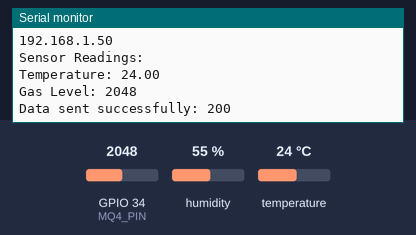
This sketch was run on a simulated ESP32. On the bench: the last lines printed to the serial monitor. Inputs (shaded band) come from the test bench; at power-on: temperature 24 °C, GPIO 34 (MQ4_PIN) = 2048, humidity 55 %. WiFi joins after 1.5 s; servers stay silent unless stated; uploads are accepted with an empty reply.

Above: at 3.7 s.
3.8 s: temperature set to 41 °C
At 7.91 s:
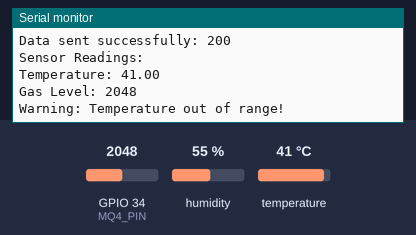
14.4 s: GPIO 34 (MQ4_PIN) set to 4040
At 18.36 s:
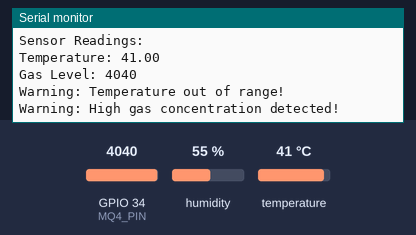
24.9 s: temperature set to 12 °C
At 29.4 s:
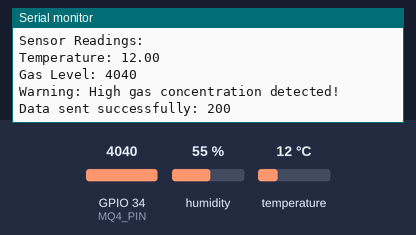
30.7 s: GPIO 34 (MQ4_PIN) set to 4095
At 35.5 s:
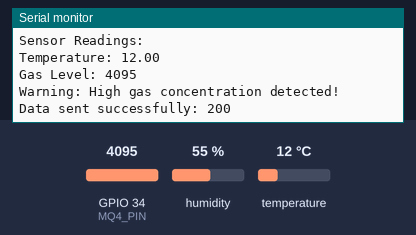
Timing chart, 0 to 37.0 s (numbered marks = the images above; inputs shaded):
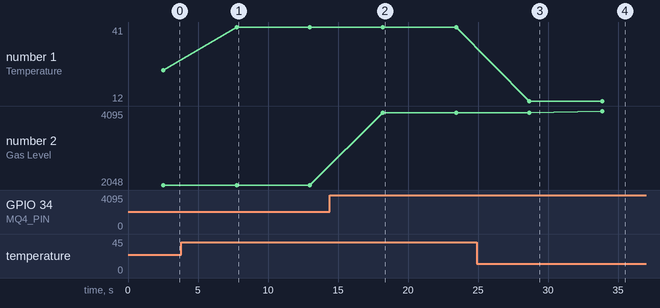

The sketch:

gas_leakage_detection.ino
```cpp
#include <WiFi.h>
#include <HTTPClient.h>
#include <DHT.h>

// Wi-Fi credentials
const char* ssid = "THARUN";
const char* password = "12345678";

// Server endpoint
const char* serverUrl = "http://192.168.120.244:3000/api/sensor";

// Sensor Pins
#define MQ4_PIN 34
#define DHT_PIN 22
#define DHT_TYPE DHT11

// Initialize the DHT sensor
DHT dht(DHT_PIN, DHT_TYPE);

// Variables for sensor data
float temperature = 0.0;
int gasLevel = 0;

void setup() {
  Serial.begin(115200);
  WiFi.disconnect(true);
  delay(1000);

  dht.begin();
  pinMode(MQ4_PIN, INPUT);

  WiFi.begin(ssid, password);
  Serial.println("Connecting to WiFi...");

  while (WiFi.status() != WL_CONNECTED) {
    delay(500);
    Serial.print(".");
  }

  Serial.println("\nWiFi connected!");

  Serial.println(WiFi.localIP());
}

void loop() {
  if (WiFi.status() == WL_CONNECTED) {
    temperature = dht.readTemperature();
    gasLevel = analogRead(MQ4_PIN);

    Serial.println("Sensor Readings:");
    Serial.printf("Temperature: %.2f\n", temperature);
    Serial.printf("Gas Level: %d\n", gasLevel);

    if (temperature < 0 || temperature > 35) {
      Serial.println("Warning: Temperature out of range!");
    }

    if (gasLevel > 4000) {
      Serial.println("Warning: High gas concentration detected!");
    }

    // Send data to server
    HTTPClient http;
    http.begin(serverUrl);
    http.addHeader("Content-Type", "application/json");

    String jsonData = String("{\"temperature\":") + temperature + ",\"gasLevel\":" + gasLevel + "}";
    int httpResponseCode = http.POST(jsonData);

    if (httpResponseCode > 0) {
      Serial.printf("Data sent successfully: %d\n", httpResponseCode);
    } else {
      Serial.printf("Failed to send data: %s\n", http.errorToString(httpResponseCode).c_str());
    }

    http.end();

  } else {
    Serial.println("WiFi not connected. Retrying...");
    WiFi.reconnect();
  }

  delay(5000);
}
```

Measured:
- after the input at 3.8 s, the serial monitor: prints a new line after 4.0 s (image 1)
- after the input at 14.4 s, the serial monitor: prints a new line after 3.8 s (image 2)
- after the input at 24.9 s, the serial monitor: prints a new line after 3.8 s (image 3)
- after the input at 30.7 s, the serial monitor: prints a new line after 3.2 s (image 4)
- plotted number 1: 24 → 41 after the input at 3.8 s, 41 → 12 after the input at 24.9 s
- plotted number 2: 2048 → 4040 after the input at 14.4 s, 4040 → 4095 after the input at 30.7 s
